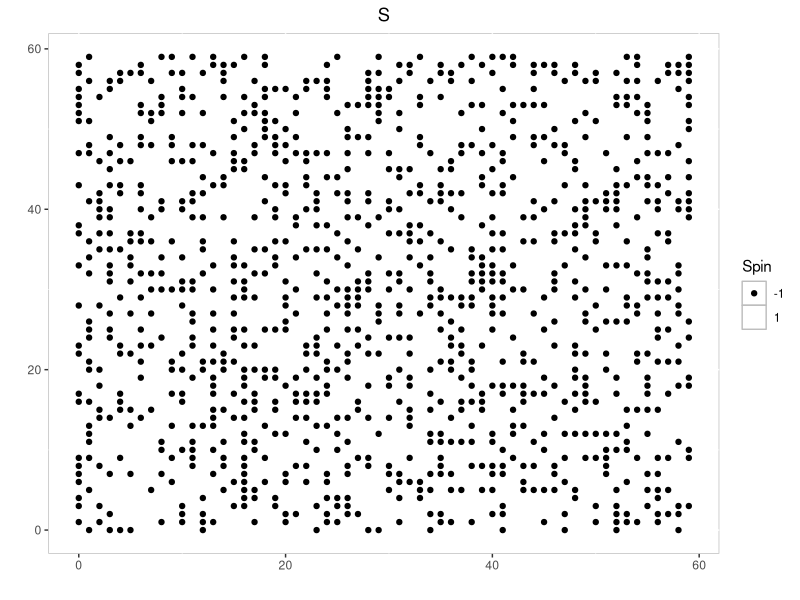
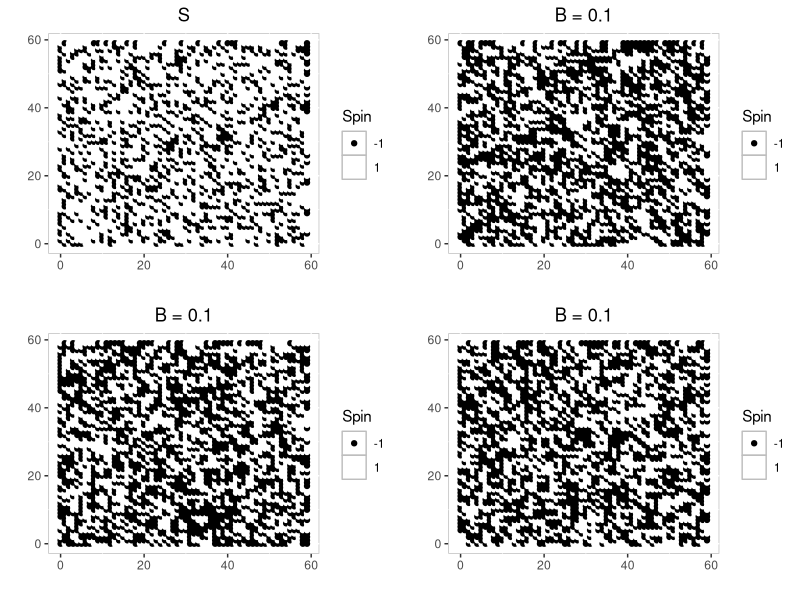
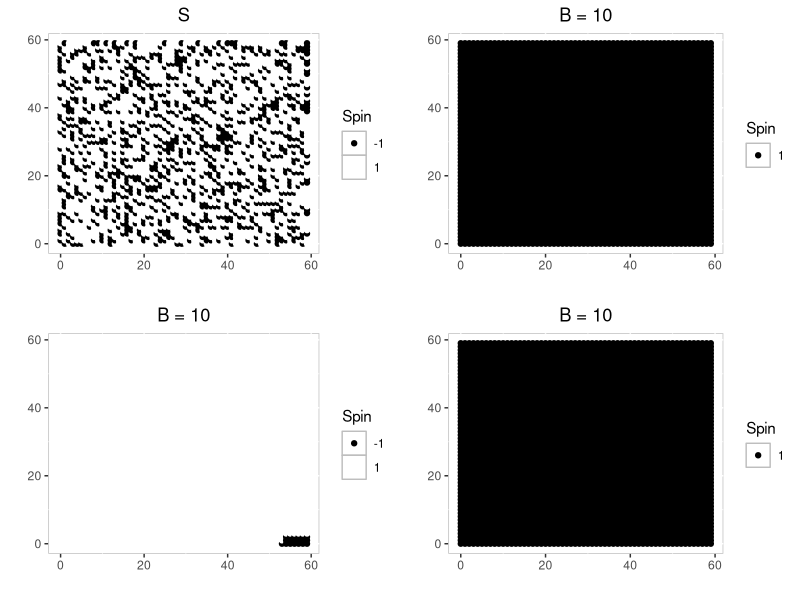
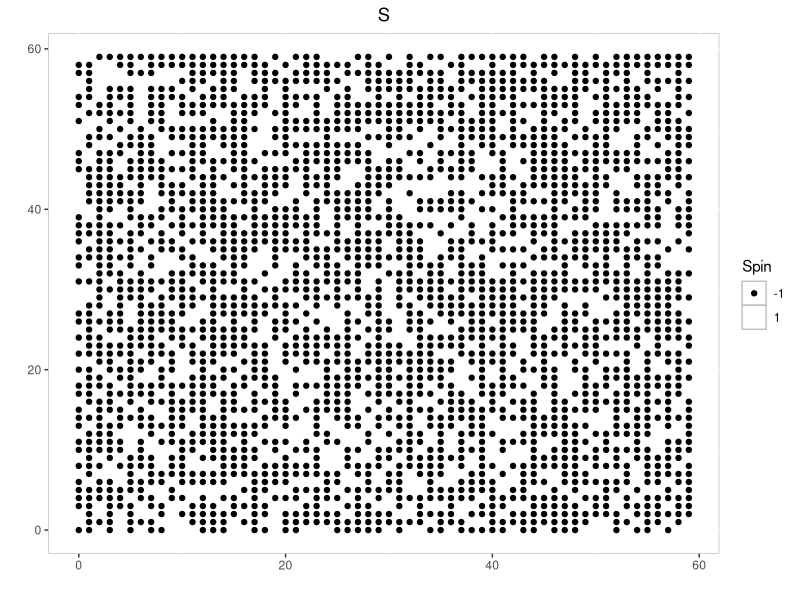
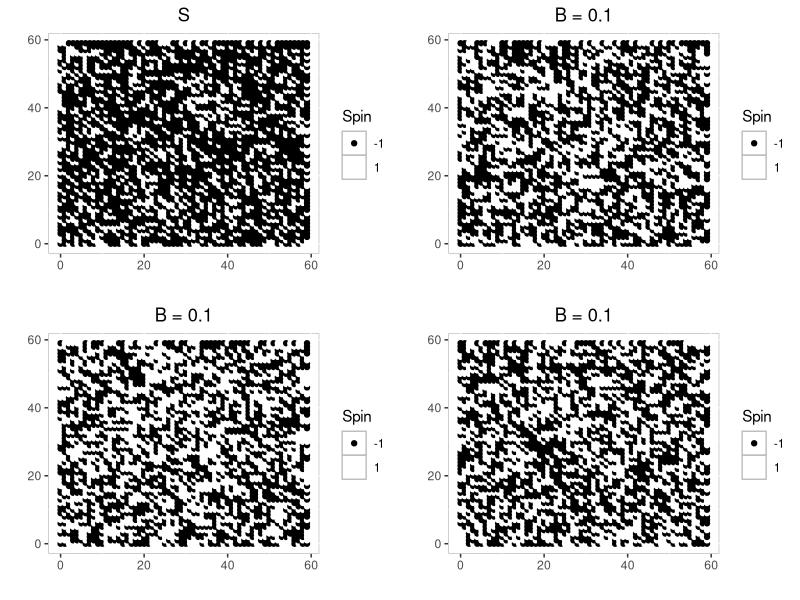
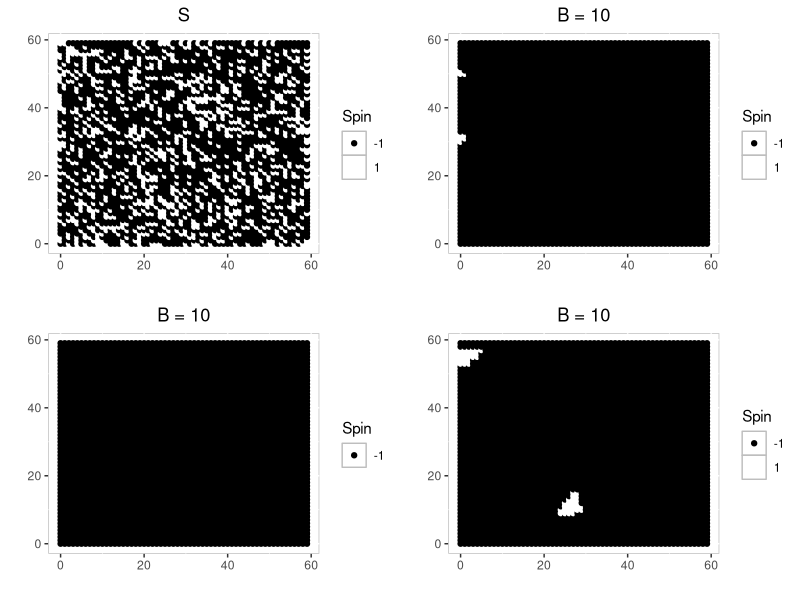

Write the R code that produced these figures, in order. (Note: a time limit stopped this script after it produced the figures.)
## ---- chunk 1
knitr::opts_chunk$set(echo = TRUE)
## ---- chunk 2
library(ggplot2)
library(gridExtra)
## ---- chunk 3
configuration_initiale_S <- function(N, p)
{
  I <- c()
  for(i in 0:(N - 1))
  {
    I <- c(I, rep(i, N))
    
  }
  J <- rep(0:(N - 1), N)
  S <- c()
  for(i in 1:(N * N))
  {
    u <- runif(1, 0, 1)
    S <- c(S, ifelse(u < p, -1, 1))
  }
  return(data.frame(I = I, J = J, S = S))
}
## ---- chunk 4
S <- configuration_initiale_S(60, 0.3)
## ---- chunk 5
S_plot <- ggplot(data = S, aes(x = I, y = J, color = factor(S), shape = factor(S))) + geom_point() + labs(x = "", y = "", color = "Spin", shape = "Spin", title = "S") + theme(plot.title = element_text(hjust = 0.5), panel.background = element_rect(fill = "white", color = "grey")) + scale_color_manual(values = c("black", "white")) + scale_shape_manual(values = c(19, 19))
S_plot
## ---- chunk 6
realisation_loi_uniforme_gamma <- function(N)
{
  u <- runif(1, 0, 1)
  p <- 1 / N
  i <- 0
  while(u > ((i + 1) * p) && i < (N - 1)) i <- i + 1
  return(ifelse(i == (N - 1), N - 1, i))
}
## ---- chunk 7
delta_H <- function(S, x, y, N)
{
  s <- 0
  
  # en (0, 0)
  if(x == 0 && y == 0) s <- S$S[2] + S$S[N + 1]
  
  # en (N-1, N-1)
  else if(x == (N - 1) && y == (N - 1)) s <- S$S[N * (N - 1)] + S$S[N * (N - 1) + N - 1]
  
  # en (0, i) pour i dans 1,...,N-2
  else if(x == 0 && y >= 1 && y <= (N - 2)) s <- S$S[y] + S$S[y + 2] + S$S[N + y + 1]
  
  # en (0, N-1)
  else if(x == 0 && y == (N - 1)) s <- S$S[y] + S$S[N + y + 1]
  
  # en (i, 0) pour i dans 1,...,N-2
  else if(x >= 1 && x <= (N - 2) && y == 0) s <- S$S[1] + S$S[(x + 1) * N + 1] + S$S[x * N + 2]
  
  # en (N-1, 0)
  else if(x == (N - 1) && y == 0) s <- S$S[(N - 2) * N + 1] + S$S[N * (N - 1) + 2]
  
  # en (i, N-1) pour i dans 1,...,N-2
  else if(x >= 1 && x <= (N - 2) && y == (N - 1)) s <- S$S[N * x] + S$S[N * (x + 2)] + S$S[N * (x + 1) - 1]
  
  # en (N-1, i) pour i dans 1,...,N-2
  else if(x == (N - 1) && y >= 1 && y <= (N - 2)) s <- S$S[N * (N - 1) + y] + S$S[N * (N - 1) + y + 2] + S$S[N * (N - 2) + y + 1]
  
  # en (i, j) pour i,j dans 1,...,N-2
  else s <- S$S[N * x + y] + S$S[N * x + y + 2] + S$S[N * (x - 1) + y + 1] + S$S[N * (x + 1) + y + 1]
  
  return(2 * s * S$S[N * x + y + 1])
}
## ---- chunk 8
hastings_metropolis <- function(S, B, N, M)
{
  for(i in 1:M)
  {
    x <- realisation_loi_uniforme_gamma(N)
    y <- realisation_loi_uniforme_gamma(N)
    u <- runif(1, 0, 1)
    delta <- delta_H(S, x, y, N)
    S$S[N * x + y + 1] <- ifelse(u <= exp(-B * delta), - S$S[N * x + y + 1], S$S[N * x + y + 1])
  }
  return(S)
}
## ---- chunk 9
Ising_01_1 <- ggplot(data = hastings_metropolis(S, 0.1, 60, 100000), aes(x = I, y = J, color = factor(S), shape = factor(S))) + geom_point() + labs(x = "", y = "", color = "Spin", shape = "Spin", title = "B = 0.1") + theme(plot.title = element_text(hjust = 0.5), panel.background = element_rect(fill = "white", color = "grey")) + scale_color_manual(values = c("black", "white")) + scale_shape_manual(values = c(19, 19))
Ising_01_2 <- ggplot(data = hastings_metropolis(S, 0.1, 60, 100000), aes(x = I, y = J, color = factor(S), shape = factor(S))) + geom_point() + labs(x = "", y = "", color = "Spin", shape = "Spin", title = "B = 0.1") + theme(plot.title = element_text(hjust = 0.5), panel.background = element_rect(fill = "white", color = "grey")) + scale_color_manual(values = c("black", "white")) + scale_shape_manual(values = c(19, 19))
Ising_01_3 <- ggplot(data = hastings_metropolis(S, 0.1, 60, 100000), aes(x = I, y = J, color = factor(S), shape = factor(S))) + geom_point() + labs(x = "", y = "", color = "Spin", shape = "Spin", title = "B = 0.1") + theme(plot.title = element_text(hjust = 0.5), panel.background = element_rect(fill = "white", color = "grey")) + scale_color_manual(values = c("black", "white")) + scale_shape_manual(values = c(19, 19))
## ---- chunk 10
grid.arrange(S_plot, Ising_01_1, Ising_01_2, Ising_01_3)
## ---- chunk 11
Ising_10_1 <- ggplot(data = hastings_metropolis(S, 10, 60, 100000), aes(x = I, y = J, color = factor(S), shape = factor(S))) + geom_point() + labs(x = "", y = "", color = "Spin", shape = "Spin", title = "B = 10") + theme(plot.title = element_text(hjust = 0.5), panel.background = element_rect(fill = "white", color = "grey")) + scale_color_manual(values = c("black", "white")) + scale_shape_manual(values = c(19, 19))
Ising_10_2 <- ggplot(data = hastings_metropolis(S, 10, 60, 100000), aes(x = I, y = J, color = factor(S), shape = factor(S))) + geom_point() + labs(x = "", y = "", color = "Spin", shape = "Spin", title = "B = 10") + theme(plot.title = element_text(hjust = 0.5), panel.background = element_rect(fill = "white", color = "grey")) + scale_color_manual(values = c("black", "white")) + scale_shape_manual(values = c(19, 19))
Ising_10_3 <- ggplot(data = hastings_metropolis(S, 10, 60, 100000), aes(x = I, y = J, color = factor(S), shape = factor(S))) + geom_point() + labs(x = "", y = "", color = "Spin", shape = "Spin", title = "B = 10") + theme(plot.title = element_text(hjust = 0.5), panel.background = element_rect(fill = "white", color = "grey")) + scale_color_manual(values = c("black", "white")) + scale_shape_manual(values = c(19, 19))
## ---- chunk 12
grid.arrange(S_plot, Ising_10_1, Ising_10_2, Ising_10_3)
## ---- chunk 13
S <- configuration_initiale_S(60, 0.7)
## ---- chunk 14
S_plot <- ggplot(data = S, aes(x = I, y = J, color = factor(S), shape = factor(S))) + geom_point() + labs(x = "", y = "", color = "Spin", shape = "Spin", title = "S") + theme(plot.title = element_text(hjust = 0.5), panel.background = element_rect(fill = "white", color = "grey")) + scale_color_manual(values = c("black", "white")) + scale_shape_manual(values = c(19, 19))
S_plot
## ---- chunk 15
Ising_01_1 <- ggplot(data = hastings_metropolis(S, 0.1, 60, 100000), aes(x = I, y = J, color = factor(S), shape = factor(S))) + geom_point() + labs(x = "", y = "", color = "Spin", shape = "Spin", title = "B = 0.1") + theme(plot.title = element_text(hjust = 0.5), panel.background = element_rect(fill = "white", color = "grey")) + scale_color_manual(values = c("black", "white")) + scale_shape_manual(values = c(19, 19))
Ising_01_2 <- ggplot(data = hastings_metropolis(S, 0.1, 60, 100000), aes(x = I, y = J, color = factor(S), shape = factor(S))) + geom_point() + labs(x = "", y = "", color = "Spin", shape = "Spin", title = "B = 0.1") + theme(plot.title = element_text(hjust = 0.5), panel.background = element_rect(fill = "white", color = "grey")) + scale_color_manual(values = c("black", "white")) + scale_shape_manual(values = c(19, 19))
Ising_01_3 <- ggplot(data = hastings_metropolis(S, 0.1, 60, 100000), aes(x = I, y = J, color = factor(S), shape = factor(S))) + geom_point() + labs(x = "", y = "", color = "Spin", shape = "Spin", title = "B = 0.1") + theme(plot.title = element_text(hjust = 0.5), panel.background = element_rect(fill = "white", color = "grey")) + scale_color_manual(values = c("black", "white")) + scale_shape_manual(values = c(19, 19))
## ---- chunk 16
grid.arrange(S_plot, Ising_01_1, Ising_01_2, Ising_01_3)
## ---- chunk 17
Ising_10_1 <- ggplot(data = hastings_metropolis(S, 10, 60, 100000), aes(x = I, y = J, color = factor(S), shape = factor(S))) + geom_point() + labs(x = "", y = "", color = "Spin", shape = "Spin", title = "B = 10") + theme(plot.title = element_text(hjust = 0.5), panel.background = element_rect(fill = "white", color = "grey")) + scale_color_manual(values = c("black", "white")) + scale_shape_manual(values = c(19, 19))
Ising_10_2 <- ggplot(data = hastings_metropolis(S, 10, 60, 100000), aes(x = I, y = J, color = factor(S), shape = factor(S))) + geom_point() + labs(x = "", y = "", color = "Spin", shape = "Spin", title = "B = 10") + theme(plot.title = element_text(hjust = 0.5), panel.background = element_rect(fill = "white", color = "grey")) + scale_color_manual(values = c("black", "white")) + scale_shape_manual(values = c(19, 19))
Ising_10_3 <- ggplot(data = hastings_metropolis(S, 10, 60, 100000), aes(x = I, y = J, color = factor(S), shape = factor(S))) + geom_point() + labs(x = "", y = "", color = "Spin", shape = "Spin", title = "B = 10") + theme(plot.title = element_text(hjust = 0.5), panel.background = element_rect(fill = "white", color = "grey")) + scale_color_manual(values = c("black", "white")) + scale_shape_manual(values = c(19, 19))
## ---- chunk 18
grid.arrange(S_plot, Ising_10_1, Ising_10_2, Ising_10_3)
## ---- chunk 19
set.seed(561)
cor <- read.csv("Coordonnees-Villes.csv",header = TRUE)
cor <- cbind(cor[,2],cor[,3])

numberVille <- dim(cor)[1]

#solution initiale
#s <- sample(numberVille)
s <- seq(1,50,1)

#The function to calculate the distance of one feasible solution
dist <- function(sol=s)
{
  distance = 0
  for(i in 1:(numberVille-1))
  {
    d <- sqrt((cor[sol[i],1]-cor[sol[i+1],1])^2+(cor[sol[i],2]-cor[sol[i+1],2])^2)
    distance<- distance + d
  }
  distance<- distance+sqrt((cor[sol[1],1]-cor[sol[numberVille],1])^2+(cor[sol[1],2]-cor[sol[numberVille],2])^2)
  return (distance)
}

#Generate a neibor
neibor<-function(sol)
{
  n <- length(sol)
  x1 <- round(runif(1)*(n-1)+1)
  x2 <- round(runif(1)*(n-1)+1)
  while(x1==x2)
  {
  x1 <- round(runif(1)*(n-1)+1)
  x2 <- round(runif(1)*(n-1)+1)
  }
  temp <- sol[x1]
  sol[x1] <- sol[x2]
  sol[x2] <- temp
  return (sol)
}

#Applied the Simulated Annealing algothme
SA <- function(sol)
{
  i =1
  solution <- sol
  while(i<500)
  {
  mauvais=0
  j = 1
  b <- log(i*j+1)/8.3
  while(j<500)
  {
  u <- runif(1)
  oldSol <- sol
  oldDistance <- dist(oldSol)
  newSol <- neibor(oldSol)
  newDistance <- dist(newSol)
  if(u < exp(-b*(newDistance-oldDistance)))
    {
      sol <- newSol
      mauvais=0
    }else{
      mauvais=mauvais+1
      sol <- oldSol
    }
  j = j+1
  b <-log(i*j+1)/8.3
  if(mauvais>200)
    break;
  }
  if(dist(sol)<dist(solution))
      solution <- sol
  i=i+1
  }
  return(solution)
}
sol = SA(s)
## ---- chunk 20
sol
dist(sol)
## ---- chunk 21
plot(cor[sol,1],cor[sol,2],main = "Longeur_Chemin=247.091")
lines(cor[sol,1],cor[sol,2],col="red")
text(cor[sol,1],cor[sol,2],labels= sol,cex=0.5,col="blue",pos=1)
